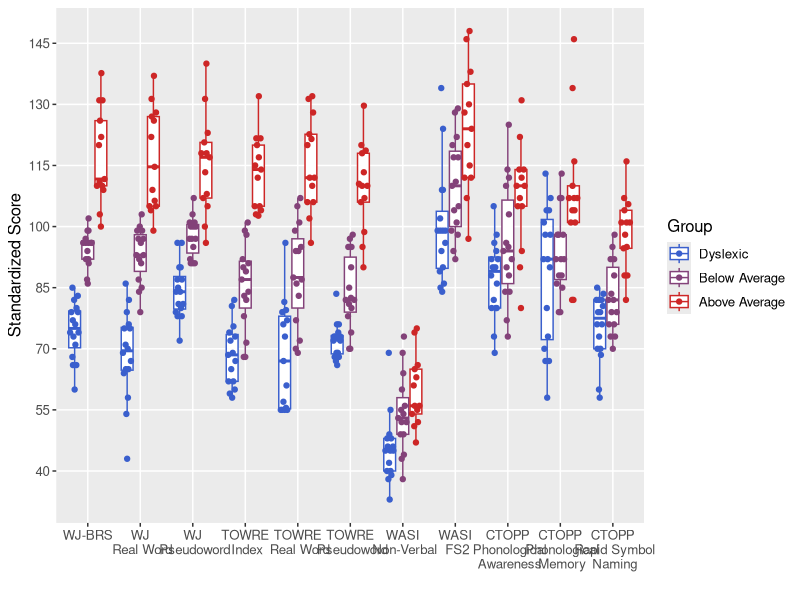

This chart was generated by the following R code: (Note: this script raises an error after producing the figure.)
## Read in the megarepository and merge with our other data about subjects.
library(stringr)
library(reshape2)
library(dplyr)
library(ggplot2)
library(ggbeeswarm)
library(tidyr)
library(plyr)
library(broom)
rm(list = ls())


###### Load in the repository and registry
setwd("../..")

df <- read.csv("cleaned_data.csv")
group_levels <- c("Dyslexic", "Below Average", "Above Average", "Group Means")
df$group <- factor(df$group, levels=group_levels)


###################################################################################
##### Plot demographic information ##########################3
##################################################################################
detach("package:plyr", unload=TRUE) 
# Aggregate summary statistics
sum_bio <- df %>% group_by(subject_id) %>% summarise(wj_brs = unique(wj_brs),
                                                    wj_lwid = unique(wj_lwid_ss),
                                                    wj_wa = unique(wj_wa_ss),
                                                    twre_index = unique(twre_index),
                                                    twre_swe = unique(twre_swe_ss),
                                                    twre_pde = unique(twre_pde_ss),
                                                    wasi_mr_ts = unique(wasi_mr_ts),
                                                    wasi_fs2 = unique(wasi_fs2),
                                                    ctopp_pa = unique(ctopp_pa),
                                                    ctopp_pm = unique(ctopp_pm),
                                                    ctopp_rapid = unique(ctopp_rapid),
                                                    age_at_testing = unique(mean(age_at_testing)),
                                                    #gender = unique(gender),
                                                    is_dyslexic = unique(group))


# Mean values across groups
aggregate(. ~ is_dyslexic, sum_bio, mean)
# Standard deviations in each group
aggregate(. ~ is_dyslexic, sum_bio, sd)

# First get into longform, then plot
sum_bio_long <- gather(sum_bio, test, score, wj_brs:ctopp_rapid, factor_key = TRUE)

mypalette <- c(colorRampPalette(c("royalblue3","firebrick3"))(3))
px <- ggplot(sum_bio_long, aes(test, score, color = is_dyslexic)) + 
  geom_boxplot(outlier.colour = NA)+
  scale_colour_manual("Group", values=mypalette)+
  scale_y_continuous(breaks = c(40,55,70,85,100,115,130,145),minor_breaks=NULL)+
  geom_quasirandom(dodge.width = .75) +
  xlab("") +
  ylab("Standardized Score")+
  scale_x_discrete(labels=c("WJ-BRS","WJ\n Real Word","WJ\n Pseudoword",
                            "TOWRE\n Index","TOWRE\n Real Word", "TOWRE\n Pseudoword",
                            "WASI\n Non-Verbal", "WASI\n FS2", "CTOPP\n Phonological\n Awareness",
                            "CTOPP\n Phonological\n Memory", "CTOPP\n Rapid Symbol\n Naming"))+
  theme(text = element_text(size = 12))

px
# Save this figure
w = 12
h = 5
ggsave("./Analysis/Figures/s1_demographics.eps", px, device = cairo_ps, width = w, height = h)
ggsave("./Analysis/Figures/s1_demographics.png", px,  width = w, height = h)
ggsave("./Analysis/Figures/s1_demographics.tiff", px,  width = w, height = h, dpi = 300)

